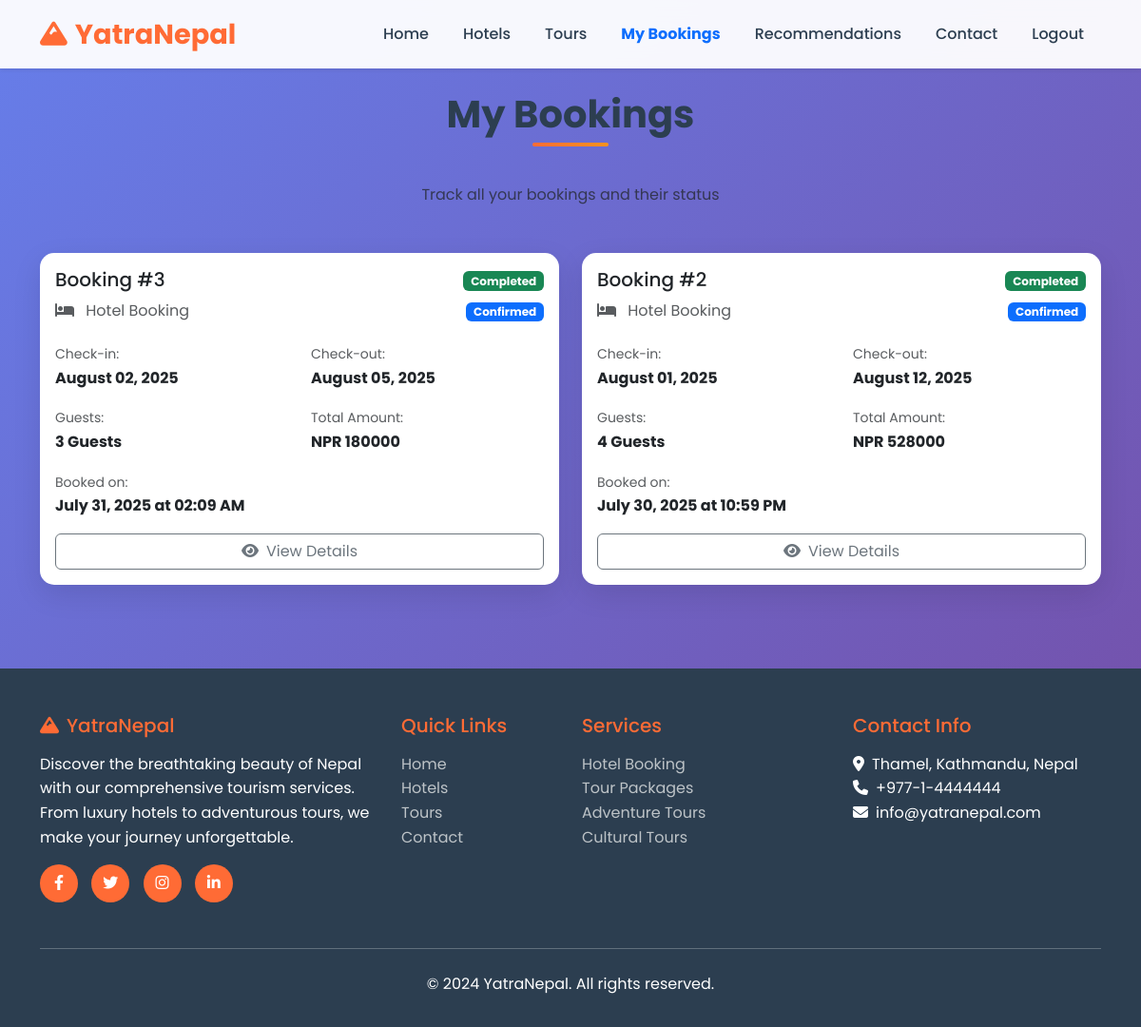
Screenshot of /my_bookings (signed in) with the database file from the repository.
### app.py (models this page shows)
class Booking(db.Model):
    id = db.Column(db.Integer, primary_key=True)
    user_id = db.Column(db.Integer, db.ForeignKey('user.id'), nullable=False)
    booking_type = db.Column(db.String(20), nullable=False)  # 'hotel' or 'tour'
    item_id = db.Column(db.Integer, nullable=False)
    check_in_date = db.Column(db.Date, nullable=False)
    check_out_date = db.Column(db.Date, nullable=False)
    guests = db.Column(db.Integer, default=1)
    total_amount = db.Column(db.Float, nullable=False)
    currency = db.Column(db.String(3), default='NPR')
    payment_status = db.Column(db.String(20), default='pending')
    booking_status = db.Column(db.String(20), default='confirmed')
    created_at = db.Column(db.DateTime, default=datetime.utcnow)

### app.py (the view)
@app.route('/my_bookings')
@login_required
def my_bookings():
    if current_user.is_admin:
        flash('Admins cannot view user bookings.', 'warning')
        return redirect(url_for('admin'))
    bookings = Booking.query.filter_by(user_id=current_user.id).order_by(Booking.created_at.desc()).all()
    for booking in bookings:
        if booking.booking_type == 'hotel':
            booking.item_details = Hotel.query.get(booking.item_id)
        else:
            booking.item_details = TourPackage.query.get(booking.item_id)
    return render_template('my_bookings.html', bookings=bookings)

### app.py (called while the page is built)
@app.context_processor
def inject_request():
    return dict(request=request)

@login_manager.user_loader
def load_user(user_id):
    return User.query.get(int(user_id))

### templates/my_bookings.html (shortened to what this page needs)
{% extends "base.html" %}
{% block content %}
<div class="container mt-5 pt-5">
    <div class="row">
        <div class="col-12">
            <h1 class="section-title" data-aos="fade-up">My Bookings</h1>
            <p class="text-center text-muted mb-5" data-aos="fade-up" data-aos-delay="100">
                Track all your bookings and their status
            </p>
        </div>
    </div>
    {% if bookings %}
    <div class="row">
        {% for booking in bookings %}
        <div class="col-lg-6 mb-4" data-aos="fade-up" data-aos-delay="{{ loop.index * 100 }}">
            <div class="card h-100">
                <div class="card-body">
                    <div class="d-flex justify-content-between align-items-start mb-3">
                        <div>
                            <h5 class="card-title">Booking #{{ booking.id }}</h5>
                            <p class="text-muted mb-1">
                                <i class="fas fa-{{ 'bed' if booking.booking_type == 'hotel' else 'map-marked-alt' }} me-2"></i>
                                {{ booking.booking_type.title() }} Booking
                            </p>
                        </div>
                        <div class="text-end">
                            <span class="badge bg-{{ 'success' if booking.payment_status == 'completed' else 'warning' }} mb-2">
                                {{ booking.payment_status.title() }}
                            </span><br>
                            <span class="badge bg-{{ 'primary' if booking.booking_status == 'confirmed' else 'secondary' }}">
                                {{ booking.booking_status.title() }}
                            </span>
                        </div>
                    </div>
                    <div class="row mb-3">
                        <div class="col-6">
                            <small class="text-muted">Check-in:</small><br>
                            <strong>{{ booking.check_in_date.strftime('%B %d, %Y') }}</strong>
                        </div>
                        <div class="col-6">
                            <small class="text-muted">Check-out:</small><br>
                            <strong>{{ booking.check_out_date.strftime('%B %d, %Y') }}</strong>
                        </div>
                    </div>
                    <div class="row mb-3">
                        <div class="col-6">
                            <small class="text-muted">Guests:</small><br>
                            <strong>{{ booking.guests }} {{ 'Guest' if booking.guests == 1 else 'Guests' }}</strong>
                        </div>
                        <div class="col-6">
                            <small class="text-muted">Total Amount:</small><br>
                            <strong>{{ booking.currency }} {{ "%.0f"|format(booking.total_amount) }}</strong>
                        </div>
                    </div>
                    <div class="row mb-3">
                        <div class="col-12">
                            <small class="text-muted">Booked on:</small><br>
                            <strong>{{ booking.created_at.strftime('%B %d, %Y at %I:%M %p') }}</strong>
                        </div>
                    </div>
                    <div class="d-grid gap-2">
                        <button class="btn btn-outline-secondary" data-bs-toggle="modal" data-bs-target="#bookingModal{{ booking.id }}">
                            <i class="fas fa-eye me-2"></i>View Details
                        </button>
                    </div>
                </div>
            </div>
        </div>
        {% endfor %}
    </div>
    {% endif %}
</div>
{% endblock %}

### static/css/admin.css (style rules this page uses)
:root { --admin-primary: #2c3e50; --admin-secondary: #34495e; --admin-accent: #3498db; --admin-success: #27ae60; --admin-warning: #f39c12; --admin-danger: #e74c3c; --admin-light: #ecf0f1; --admin-dark: #2c3e50; --admin-border: #bdc3c7; --admin-shadow: rgba(0, 0, 0, 0.1); }

### templates/base.html (style rules this page uses)
:root { --primary-color: #ff6b35; --secondary-color: #f7931e; --accent-color: #ffd23f; --dark-color: #2c3e50; --light-color: #ecf0f1; --success-color: #27ae60; --danger-color: #e74c3c; }
* { margin: 0; padding: 0; box-sizing: border-box; }
body { font-family: 'Poppins', sans-serif; line-height: 1.6; color: var(--dark-color); background: linear-gradient(135deg, #667eea 0%, #764ba2 100%); min-height: 100vh; }
.card { border: none; border-radius: 15px; box-shadow: 0 10px 30px rgba(0, 0, 0, 0.1); transition: all 0.3s ease; overflow: hidden; }
.section-title { font-size: 2.5rem; font-weight: 700; text-align: center; margin-bottom: 3rem; color: var(--dark-color); position: relative; }
.section-title::after { content: ''; position: absolute; bottom: -10px; left: 50%; transform: translateX(-50%); width: 80px; height: 4px; background: linear-gradient(45deg, var(--primary-color), var(--secondary-color)); border-radius: 2px; }

### rows the page displays
Booking: id "3", booking_type "Hotel", payment_status "Completed", booking_status "Confirmed", check_in_date "August 02, 2025", check_out_date "August 05, 2025", guests "3", guests "Guests", currency "NPR", total_amount "180000", created_at "July 31, 2025 at 02:09 AM"
Booking: id "2", booking_type "Hotel", payment_status "Completed", booking_status "Confirmed", check_in_date "August 01, 2025", check_out_date "August 12, 2025", guests "4", guests "Guests", currency "NPR", total_amount "528000", created_at "July 30, 2025 at 10:59 PM"
